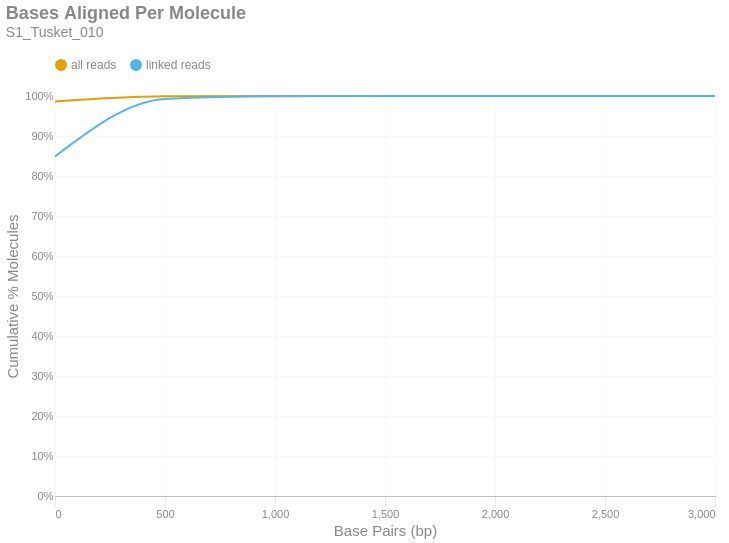

Notebook code for this chart:
### Markdown cell above
### Bases Aligned Per Molecule
This is a cumulative frequency distribution showing the number of base pairs aligned per unique molecule. These data are shown in 500 bp bins. There are two distributions: one with `all reads` (yellow) and another with only `linked reads` (blue). The percent of molecules in the `linked reads` distribution is relative to the total number of linked molecules.

### Code cell
if SKIPLR:
    print_html(f"Skipped")
else:
    binned_df = consolidated_hist(valids['aligned_bp'], mask, 500, True)
    with SafeRender(binned_df):
        (
            density_plot(binned_df, 'Bases Aligned Per Molecule', samplename, 'basesper')
            .encode(
                x=alt.X('bin:Q', title="Base Pairs (bp)").axis(tickMinStep=500).scale(padding=0),
                y=alt.Y('value:Q', title='Cumulative % Molecules')
                    .axis(format='%')
                    .scale(domain = [0,1])
                    .stack(False),
                color=alt.Color("key:N").scale(domain = ["all reads", "linked reads"]),
                tooltip = [
                    alt.Tooltip("key:N", title = "Data Type"),
                    alt.Tooltip("range_label:N", title="Bases Aligned Per Molecule"),
                    alt.Tooltip("value:Q", format = ".2%", title="% Molecules (Cum.)")
                ]
            )
        ).display()

### Figure 1 — Vega-Lite specification as saved in the notebook (floating-point values rounded to 4 significant figures)
{"width": "container", "height": 400, "config": {"title": {"anchor": "start", "dy": -15, "fontSize": 18, "color": "#888888", "subtitleColor": "#888888", "subtitleFontSize": 14}, "arc": {"fill": "#0072B2"}, "axis": {"domainColor": "#888888", "domainWidth": 0.5, "gridWidth": 0.2, "grid": false, "titleFontWeight": 400, "titleFontSize": 15, "labelFontSize": 11, "labelColor": "#888888", "tickColor": "#888888", "tickWidth": 0.2, "titleColor": "#888888"}, "axisBand": {"grid": false}, "axisX": {"grid": true, "tickSize": 10, "domainCap": "round"}, "axisY": {"domain": false, "grid": true, "tickSize": 0, "domainCap": "round"}, "background": "transparent", "header": {"labelFontSize": 15, "labelColor": "#888888", "titleFontSize": 15, "titleFontWeight": 600, "titleColor": "#888888"}, "legend": {"labelFont": "sans-serif", "labelFontSize": 12, "labelColor": "#888888", "symbolSize": 100, "symbolType": "circle", "titleFontSize": 12, "titlePadding": 10, "titleColor": "#888888", "title": null, "orient": "top"}, "range": {"category": ["#E69F00", "#56B4E9", "#009E73", "#F0E442", "#0072B2", "#D55E00", "#CC79A7", "#000000"], "diverging": ["#cfe8f3", "#a2d4ec", "#73bfe2", "#46abdb", "#1696d2", "#12719e"]}, "area": {"fill": "#0072B2", "fillOpacity": 0.7, "line": true, "strokeOpacity": 0.7}, "line": {"color": "#0072B2", "stroke": "#0072B2", "strokeWidth": 2}, "trail": {"color": "#0072B2", "stroke": "#0072B2", "strokeWidth": 0, "size": 1}, "point": {"filled": true, "fillOpacity": 1.0, "size": 95}, "text": {"color": "#888888", "fontSize": 11, "align": "right", "fontWeight": 400, "size": 11}, "bar": {"fill": "#0072B2", "stroke": null}, "view": {"stroke": null, "continuousWidth": 660, "continuousHeight": 400}}, "data": {"name": "data-d0e9cbb56126c53d0792486b66562cb4"}, "mark": {"type": "line", "interpolate": "monotone", "point": {"opacity": 0, "size": 275}}, "encoding": {"color": {"field": "key", "scale": {"domain": ["all reads", "linked reads"]}, "type": "nominal"}, "tooltip": [{"field": "key", "title": "Data Type", "type": "nominal"}, {"field": "range_label", "title": "Bases Aligned Per Molecule", "type": "nominal"}, {"field": "value", "format": ".2%", "title": "% Molecules (Cum.)", "type": "quantitative"}], "x": {"axis": {"tickMinStep": 500}, "field": "bin", "scale": {"padding": 0}, "title": "Base Pairs (bp)", "type": "quantitative"}, "y": {"axis": {"format": "%"}, "field": "value", "scale": {"domain": [0, 1]}, "stack": false, "title": "Cumulative % Molecules", "type": "quantitative"}}, "params": [{"name": "param_c36ac31b6afebe62", "select": {"type": "point", "fields": ["key"]}, "bind": "legend"}], "title": {"text": "Bases Aligned Per Molecule", "subtitle": "S1_Tusket_010"}, "transform": [{"fold": ["all reads (cumsum)", "linked reads (cumsum)"]}, {"calculate": "replace(datum.key, ' (cumsum)', '')", "as": "key"}, {"filter": {"param": "param_c36ac31b6afebe62"}}], "usermeta": {"embedOptions": {"downloadFileName": "S1_Tusket_010.basesper"}}, "$schema": "https://vega.github.io/schema/vega-lite/v6.1.0.json", "datasets": {"data-d0e9cbb56126c53d0792486b66562cb4": [{"bin": "0.0", "interval": "0.0-500.0", "all reads": 0.9863, "linked reads": 0.8488, "all reads (cumsum)": 0.9863, "linked reads (cumsum)": 0.8488, "range_label": "0-499"}, {"bin": "500.0", "interval": "500.0-1000.0", "all reads": 0.01305, "linked reads": 0.1439, "all reads (cumsum)": 0.9993, "linked reads (cumsum)": 0.9927, "range_label": "500-999"}, {"bin": "1000.0", "interval": "1000.0-1500.0", "all reads": 0.0006004, "linked reads": 0.006708, "all reads (cumsum)": 0.9999, "linked reads (cumsum)": 0.9994, "range_label": "1000-1499"}, {"bin": "1500.0", "interval": "1500.0-2000.0", "all reads": 4.52e-05, "linked reads": 0.0005118, "all reads (cumsum)": 1.0, "linked reads (cumsum)": 0.9999, "range_label": "1500-1999"}, {"bin": "2000.0", "interval": "2000.0-2500.0", "all reads": 5.397e-06, "linked reads": 6.204e-05, "all reads (cumsum)": 1.0, "linked reads (cumsum)": 1.0, "range_label": "2000-2499"}, {"bin": "2500.0", "interval": "2500.0-3000.0", "all reads": 1.349e-06, "linked reads": 1.551e-05, "all reads (cumsum)": 1.0, "linked reads (cumsum)": 1.0, "range_label": "2500-2999"}, {"bin": "3000.0", "interval": "3000.0-3500.0", "all reads": 6.746e-07, "linked reads": 7.755e-06, "all reads (cumsum)": 1.0, "linked reads (cumsum)": 1.0, "range_label": "3000-3499"}]}}
